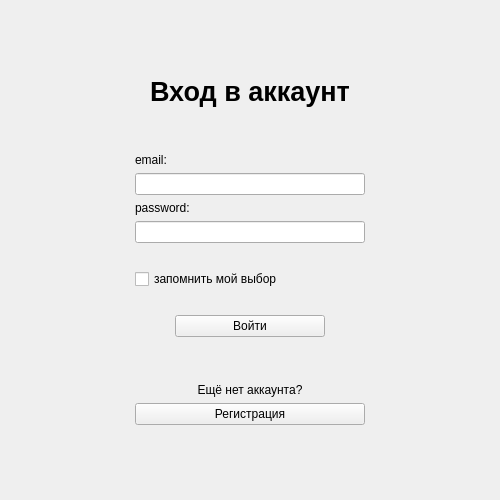
<?xml version="1.0" encoding="UTF-8"?>
<ui version="4.0">
 <class>LogInForm</class>
 <widget class="QWidget" name="LogInForm">
  <property name="geometry">
   <rect>
    <x>0</x>
    <y>0</y>
    <width>500</width>
    <height>500</height>
   </rect>
  </property>
  <property name="sizePolicy">
   <sizepolicy hsizetype="Fixed" vsizetype="Fixed">
    <horstretch>0</horstretch>
    <verstretch>0</verstretch>
   </sizepolicy>
  </property>
  <property name="minimumSize">
   <size>
    <width>500</width>
    <height>500</height>
   </size>
  </property>
  <property name="maximumSize">
   <size>
    <width>500</width>
    <height>500</height>
   </size>
  </property>
  <property name="windowTitle">
   <string>Авторизация</string>
  </property>
  <layout class="QHBoxLayout" name="horizontalLayout_2">
   <item>
    <spacer name="horizontalSpacer_8">
     <property name="orientation">
      <enum>Qt::Horizontal</enum>
     </property>
     <property name="sizeHint" stdset="0">
      <size>
       <width>93</width>
       <height>20</height>
      </size>
     </property>
    </spacer>
   </item>
   <item>
    <layout class="QVBoxLayout" name="verticalLayout_2">
     <item>
      <spacer name="verticalSpacer">
       <property name="orientation">
        <enum>Qt::Vertical</enum>
       </property>
       <property name="sizeHint" stdset="0">
        <size>
         <width>20</width>
         <height>40</height>
        </size>
       </property>
      </spacer>
     </item>
     <item>
      <layout class="QVBoxLayout" name="verticalLayout">
       <item>
        <widget class="QLabel" name="label_3">
         <property name="font">
          <font>
           <pointsize>20</pointsize>
           <bold>true</bold>
           <underline>false</underline>
           <strikeout>false</strikeout>
           <stylestrategy>PreferDefault</stylestrategy>
           <kerning>true</kerning>
          </font>
         </property>
         <property name="text">
          <string>Вход в аккаунт</string>
         </property>
         <property name="alignment">
          <set>Qt::AlignCenter</set>
         </property>
        </widget>
       </item>
       <item>
        <spacer name="horizontalSpacer">
         <property name="orientation">
          <enum>Qt::Horizontal</enum>
         </property>
         <property name="sizeHint" stdset="0">
          <size>
           <width>40</width>
           <height>20</height>
          </size>
         </property>
        </spacer>
       </item>
       <item>
        <spacer name="horizontalSpacer_2">
         <property name="orientation">
          <enum>Qt::Horizontal</enum>
         </property>
         <property name="sizeHint" stdset="0">
          <size>
           <width>40</width>
           <height>20</height>
          </size>
         </property>
        </spacer>
       </item>
       <item>
        <widget class="QLabel" name="emailLabel">
         <property name="text">
          <string>email:</string>
         </property>
        </widget>
       </item>
       <item>
        <widget class="QLineEdit" name="emailLineEdit"/>
       </item>
       <item>
        <widget class="QLabel" name="passwordLabel">
         <property name="text">
          <string>password:</string>
         </property>
        </widget>
       </item>
       <item>
        <widget class="QLineEdit" name="passwordLineEdit">
         <property name="echoMode">
          <enum>QLineEdit::Password</enum>
         </property>
        </widget>
       </item>
       <item>
        <spacer name="horizontalSpacer_10">
         <property name="orientation">
          <enum>Qt::Horizontal</enum>
         </property>
         <property name="sizeHint" stdset="0">
          <size>
           <width>40</width>
           <height>20</height>
          </size>
         </property>
        </spacer>
       </item>
       <item>
        <widget class="QCheckBox" name="rememberCheckBox">
         <property name="text">
          <string>запомнить мой выбор</string>
         </property>
         <property name="checked">
          <bool>false</bool>
         </property>
        </widget>
       </item>
       <item>
        <spacer name="horizontalSpacer_5">
         <property name="orientation">
          <enum>Qt::Horizontal</enum>
         </property>
         <property name="sizeHint" stdset="0">
          <size>
           <width>40</width>
           <height>20</height>
          </size>
         </property>
        </spacer>
       </item>
       <item>
        <layout class="QHBoxLayout" name="horizontalLayout">
         <item>
          <spacer name="horizontalSpacer_6">
           <property name="orientation">
            <enum>Qt::Horizontal</enum>
           </property>
           <property name="sizeHint" stdset="0">
            <size>
             <width>40</width>
             <height>20</height>
            </size>
           </property>
          </spacer>
         </item>
         <item>
          <widget class="QPushButton" name="logInPushButton">
           <property name="sizePolicy">
            <sizepolicy hsizetype="Preferred" vsizetype="Fixed">
             <horstretch>0</horstretch>
             <verstretch>0</verstretch>
            </sizepolicy>
           </property>
           <property name="minimumSize">
            <size>
             <width>150</width>
             <height>0</height>
            </size>
           </property>
           <property name="maximumSize">
            <size>
             <width>200</width>
             <height>16777215</height>
            </size>
           </property>
           <property name="layoutDirection">
            <enum>Qt::LeftToRight</enum>
           </property>
           <property name="text">
            <string>Войти</string>
           </property>
          </widget>
         </item>
         <item>
          <spacer name="horizontalSpacer_7">
           <property name="orientation">
            <enum>Qt::Horizontal</enum>
           </property>
           <property name="sizeHint" stdset="0">
            <size>
             <width>40</width>
             <height>20</height>
            </size>
           </property>
          </spacer>
         </item>
        </layout>
       </item>
       <item>
        <spacer name="horizontalSpacer_3">
         <property name="orientation">
          <enum>Qt::Horizontal</enum>
         </property>
         <property name="sizeHint" stdset="0">
          <size>
           <width>40</width>
           <height>20</height>
          </size>
         </property>
        </spacer>
       </item>
       <item>
        <spacer name="horizontalSpacer_4">
         <property name="orientation">
          <enum>Qt::Horizontal</enum>
         </property>
         <property name="sizeHint" stdset="0">
          <size>
           <width>40</width>
           <height>20</height>
          </size>
         </property>
        </spacer>
       </item>
       <item>
        <widget class="QLabel" name="label">
         <property name="text">
          <string>Ещё нет аккаунта?</string>
         </property>
         <property name="alignment">
          <set>Qt::AlignCenter</set>
         </property>
        </widget>
       </item>
       <item>
        <widget class="QPushButton" name="registrationPushButton">
         <property name="text">
          <string>Регистрация</string>
         </property>
        </widget>
       </item>
      </layout>
     </item>
     <item>
      <spacer name="verticalSpacer_2">
       <property name="orientation">
        <enum>Qt::Vertical</enum>
       </property>
       <property name="sizeHint" stdset="0">
        <size>
         <width>20</width>
         <height>40</height>
        </size>
       </property>
      </spacer>
     </item>
    </layout>
   </item>
   <item>
    <spacer name="horizontalSpacer_9">
     <property name="orientation">
      <enum>Qt::Horizontal</enum>
     </property>
     <property name="sizeHint" stdset="0">
      <size>
       <width>93</width>
       <height>20</height>
      </size>
     </property>
    </spacer>
   </item>
  </layout>
 </widget>
 <resources/>
 <connections/>
</ui>
